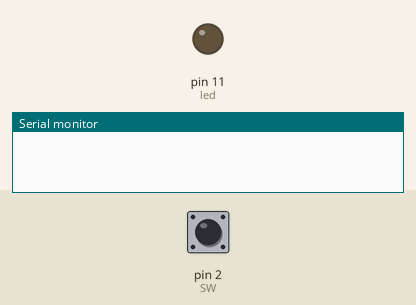
The sketch below on a simulated Arduino Uno, built with avr-gcc and run on an emulated ATmega328P. Shown: output pins drawn as LEDs (lit = HIGH), the last lines printed to the serial monitor. The test bench sets the inputs (shaded band); at power-on: pin 2 (SW) HIGH.

Above: at 1.2 s.
1.3 s: pin 2 (SW) pulled LOW for 1 s
At 1.75 s:
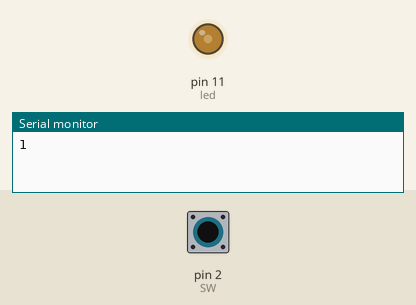
4.0 s: pin 2 (SW) pulled LOW for 0.15 s
At 4.6 s:
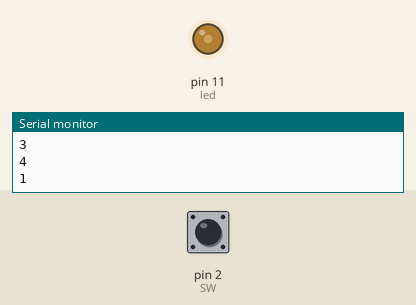
5.8 s: pin 2 (SW) pulled LOW for 3.2 s
At 6.25 s:
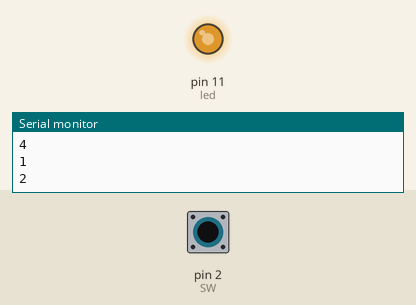
Timing chart, 0 to 10.6 s (numbered marks = the images above; inputs shaded):
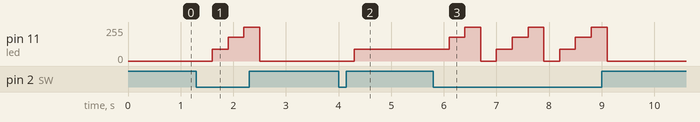

Measured:
- after the input at 1.3 s, pin 11 (led): 0/255 → 90/255 after 0.30 s, → 180/255 0.30 s later, → 255/255 0.30 s later, → 0/255 0.30 s later
- after the input at 4.0 s, pin 11 (led): 0/255 → 90/255 after 0.30 s
- after the input at 5.8 s, pin 11 (led): 90/255 → 180/255 after 0.30 s, then repeats every 1.2 s: 255/255 0.30 s, 0/255 0.30 s, 90/255 0.30 s, 180/255 0.30 s, until it stays 0/255 from 9.1 s

The sketch:

TouchSwitch.ino
```cpp
const int SW = 2;
const int led = 11;
int state = 0;
int push = 0;

void setup() {
    Serial.begin(9600);
    pinMode(SW, INPUT);
    analogWrite(led, 0);
}

void loop() {
    state = digitalRead(SW);
    if (state == LOW) {
        delay(300);
        push++;
        Serial.println(push);
        switch (push) {
            case 1:
                analogWrite(led, 90);
                break;
            case 2:
                analogWrite(led, 180);
                break;
            case 3:
                analogWrite(led, 255);
                break;
            default:
                analogWrite(led, 0);
                push = 0;
            break;
        }
    }
}
```
